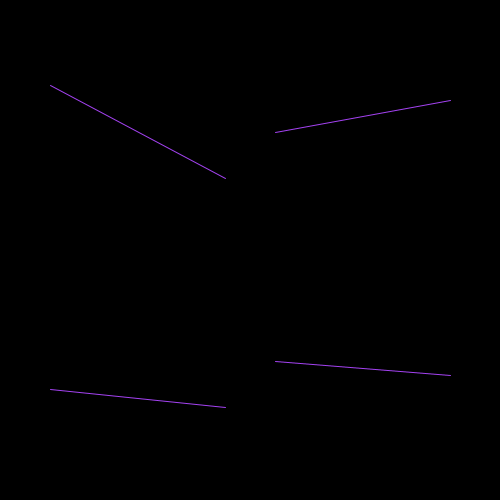
Frame 1 (no input)
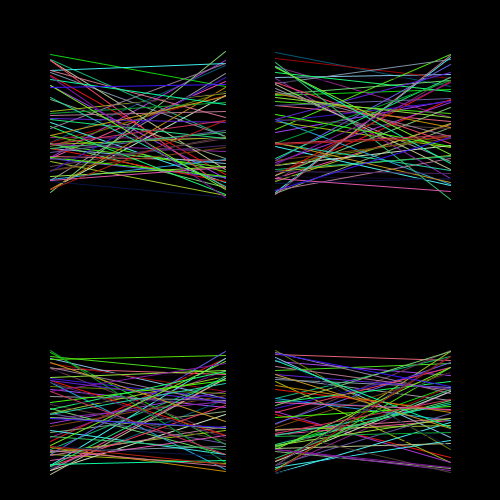
Frame 60 (the mouse pressed at the canvas centre just before this capture)
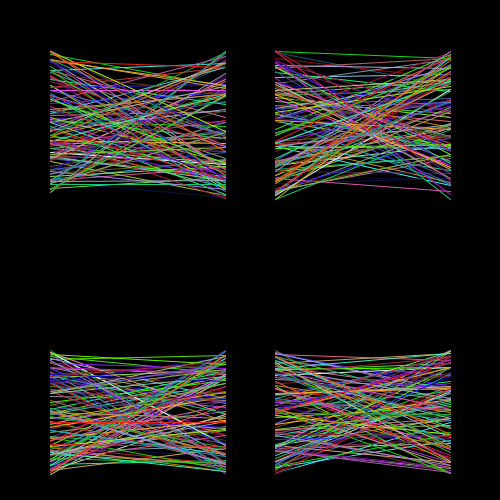
Frame 120 (the mouse held since frame 60 and released just before this capture)

The Processing sketch that drew these frames (run headless with seeded random() and noise(); from frame 60 on, the mouse is pressed at the canvas centre):

// Processing sketch: processing_184439
// ── processing_184439.pde

//Using static numbers - Simple
int x1;
int y1;
int x2;
int y2;

void setup() {
  size(500, 500);
  background(0);
  x1 = 50;
  y1 = 200;
  x2 = 50;
  y2 = 200;
  
}
void draw () {
  stroke (random (255), random (255), random (255)); // line changing colors
  line (50, random (x1, y1), 225, random (x2, y2)); // 1st top box
  line (50, random (x1 + 300, y2 + 275), 225, random (x2 + 300, y2 + 275)); // 3rd bottom box
  line (275, random (x1, y1), 450, random (x2, y2)); //2nd top box
  line (275, random (x1 + 300, y2 + 275), 450, random (x2 + 300, y2 + 275)); //4th bottom box

}
